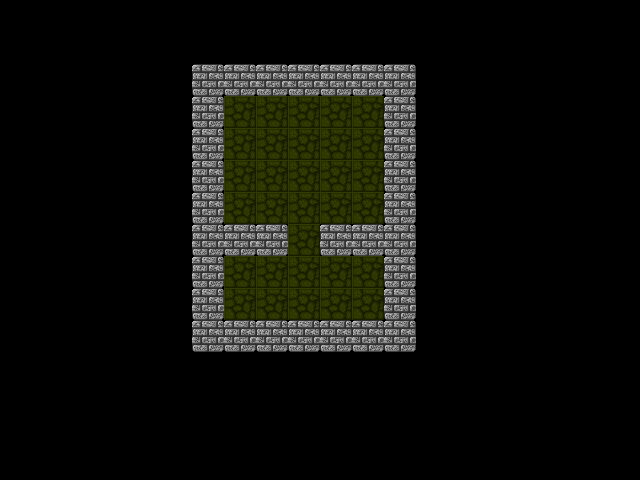

A 2D game scene composited from a Tiled map and its tileset images. What follows is a short description and the map's XML, with every tile layer's data as written:
An orthogonal 20x15 tile map with 32x32 px tiles, 2 tile layers (Grounds, Walls), 6 tilesets and 10 objects (3x Red, 3x Blue, 3x Green, Hero).

<map version="1.0" orientation="orthogonal" width="20" height="15" tilewidth="32" tileheight="32">
 <tileset firstgid="1" name="grounds" tilewidth="32" tileheight="32">
  <image source="../assets/images/grounds.png" width="128" height="128" />
 </tileset>
 <tileset firstgid="17" name="walls" tilewidth="32" tileheight="32">
  <image source="../assets/images/walls.png" width="128" height="96" />
 </tileset>
 <tileset firstgid="29" name="changers" tilewidth="32" tileheight="32">
  <image source="../assets/images/changers.png" width="96" height="32" />
 </tileset>
 <tileset firstgid="32" name="capsules" tilewidth="32" tileheight="32">
  <image source="../assets/images/capsules.png" width="96" height="64" />
 </tileset>
 <tileset firstgid="38" name="viruses" tilewidth="32" tileheight="32">
  <image source="../assets/images/viruses.png" width="96" height="128" />
 </tileset>
 <tileset firstgid="50" name="hero" tilewidth="32" tileheight="32">
  <image source="../assets/images/character.png" width="384" height="96" />
 </tileset>
 <layer name="Grounds" width="20" height="15">
  <data encoding="csv">
0,0,0,0,0,0,0,0,0,0,0,0,0,0,0,0,0,0,0,0,
0,0,0,0,0,0,0,0,0,0,0,0,0,0,0,0,0,0,0,0,
0,0,0,0,0,0,0,0,0,0,0,0,0,0,0,0,0,0,0,0,
0,0,0,0,0,0,0,1,1,1,1,1,0,0,0,0,0,0,0,0,
0,0,0,0,0,0,0,1,1,1,1,1,0,0,0,0,0,0,0,0,
0,0,0,0,0,0,0,1,1,1,1,1,0,0,0,0,0,0,0,0,
0,0,0,0,0,0,0,1,1,1,1,1,0,0,0,0,0,0,0,0,
0,0,0,0,0,0,0,1,1,1,1,1,0,0,0,0,0,0,0,0,
0,0,0,0,0,0,0,1,1,1,1,1,0,0,0,0,0,0,0,0,
0,0,0,0,0,0,0,1,1,1,1,1,0,0,0,0,0,0,0,0,
0,0,0,0,0,0,0,0,0,0,0,0,0,0,0,0,0,0,0,0,
0,0,0,0,0,0,0,0,0,0,0,0,0,0,0,0,0,0,0,0,
0,0,0,0,0,0,0,0,0,0,0,0,0,0,0,0,0,0,0,0,
0,0,0,0,0,0,0,0,0,0,0,0,0,0,0,0,0,0,0,0,
0,0,0,0,0,0,0,0,0,0,0,0,0,0,0,0,0,0,0,0
</data>
 </layer>
 <layer name="Walls" width="20" height="15">
  <data encoding="csv">
0,0,0,0,0,0,0,0,0,0,0,0,0,0,0,0,0,0,0,0,
0,0,0,0,0,0,0,0,0,0,0,0,0,0,0,0,0,0,0,0,
0,0,0,0,0,0,18,18,18,18,18,18,18,0,0,0,0,0,0,0,
0,0,0,0,0,0,18,0,0,0,0,0,18,0,0,0,0,0,0,0,
0,0,0,0,0,0,18,0,0,0,0,0,18,0,0,0,0,0,0,0,
0,0,0,0,0,0,18,0,0,0,0,0,18,0,0,0,0,0,0,0,
0,0,0,0,0,0,18,0,0,0,0,0,18,0,0,0,0,0,0,0,
0,0,0,0,0,0,18,18,18,0,18,18,18,0,0,0,0,0,0,0,
0,0,0,0,0,0,18,0,0,0,0,0,18,0,0,0,0,0,0,0,
0,0,0,0,0,0,18,0,0,0,0,0,18,0,0,0,0,0,0,0,
0,0,0,0,0,0,18,18,18,18,18,18,18,0,0,0,0,0,0,0,
0,0,0,0,0,0,0,0,0,0,0,0,0,0,0,0,0,0,0,0,
0,0,0,0,0,0,0,0,0,0,0,0,0,0,0,0,0,0,0,0,
0,0,0,0,0,0,0,0,0,0,0,0,0,0,0,0,0,0,0,0,
0,0,0,0,0,0,0,0,0,0,0,0,0,0,0,0,0,0,0,0
</data>
 </layer>
 <objectgroup name="Changers" width="20" height="15">
  <object name="Red" gid="29" x="224" y="128">
   <properties>
    <property name="type" value="red" />
   </properties>
  </object>
  <object name="Blue" gid="30" x="352" y="128">
   <properties>
    <property name="type" value="blue" />
   </properties>
  </object>
  <object name="Green" gid="31" x="288" y="128">
   <properties>
    <property name="type" value="green" />
   </properties>
  </object>
 </objectgroup>
 <objectgroup name="Capsules" width="20" height="15">
  <object name="Red" gid="32" x="256" y="160">
   <properties>
    <property name="type" value="red" />
   </properties>
  </object>
  <object name="Blue" gid="33" x="320" y="160">
   <properties>
    <property name="type" value="blue" />
   </properties>
  </object>
  <object name="Green" gid="34" x="288" y="288">
   <properties>
    <property name="type" value="green" />
   </properties>
  </object>
 </objectgroup>
 <objectgroup name="Viruses" width="20" height="15">
  <object name="Green" gid="40" x="288" y="256">
   <properties>
    <property name="type" value="green" />
   </properties>
  </object>
  <object name="Red" gid="38" x="224" y="192">
   <properties>
    <property name="type" value="red" />
   </properties>
  </object>
  <object name="Blue" gid="39" x="352" y="192">
   <properties>
    <property name="type" value="blue" />
   </properties>
  </object>
 </objectgroup>
 <objectgroup name="Hero" width="20" height="15">
  <object name="Hero" gid="74" x="352" y="320">
   <properties>
    <property name="color" value="green" />
   </properties>
  </object>
 </objectgroup>
</map>